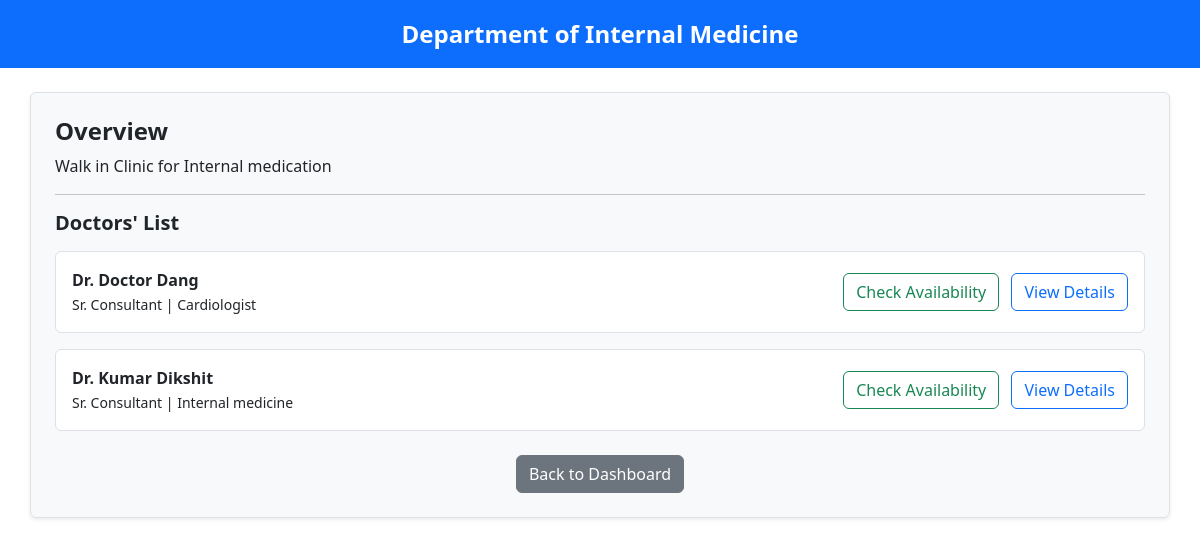
The app's page /department/1 (signed in) with its own data.
### application/models.py (models this page shows)
class Department(UserMixin, db.Model):
    id = db.Column(db.Integer(), primary_key = True)
    name = db.Column(db.String(), nullable = False, unique = True)
    description = db.Column(db.String(), nullable = False)
    doctor = db.relationship('Doctor', backref = 'department')

class Doctor(UserMixin, db.Model):
    id = db.Column(db.Integer(), primary_key = True)
    username = db.Column(db.String(), nullable = False, unique = True)
    password = db.Column(db.String(), nullable = False)
    name = db.Column(db.String(), nullable = False)
    qualification = db.Column(db.String(), nullable = False)
    experience = db.Column(db.Integer(), nullable = False)
    fee = db.Column(db.Integer(), nullable = False)
    flagged = db.Column(db.Integer(), nullable = False,default = 0)
    specialization = db.Column(db.String(), nullable = False)
    designation = db.Column(db.String(), nullable = False)
    registration_num = db.Column(db.String(), nullable = False)
    doctor_id = db.Column(db.Integer(), db.ForeignKey("user.id"), nullable = False)
    appointment = db.relationship('Appointment', backref = 'doctor')
    department_id = db.Column(db.Integer(), db.ForeignKey("department.id"), nullable = False)

### application/routes.py (the view)
@app.route('/department/<int:dep_id>')
@login_required
def department_details(dep_id):
    if current_user.user_role != 2:
        return render_template('patient_login.html', error="Access denied. Only patients can view departments.")
    department = Department.query.get_or_404(dep_id)
    doctors = Doctor.query.filter_by(department_id=dep_id).all()
    return render_template('department_details.html', department=department, doctors=doctors)

### templates/department_details.html (shortened to what this page needs)
<!DOCTYPE html>
<html lang="en">
<head>
  <link href="https://cdn.jsdelivr.net/npm/bootstrap@5.3.3/dist/css/bootstrap.min.css" rel="stylesheet">
</head>
<body>
  <div class="text-bg-primary p-3 text-center fs-4 fw-bold">
    Department of {{ department.name }}
  </div>
  <div class="container mt-4 mb-5 p-4 border rounded bg-light shadow-sm">
    <h4 class="fw-bold">Overview</h4>
    <p>{{ department.description }}</p>
    <hr>
    <h5 class="fw-bold mb-3">Doctors' List</h5>
    {% for doc in doctors %}
    <div class="d-flex justify-content-between align-items-center border rounded p-3 mb-3 bg-white">
      <div>
        <strong>Dr. {{ doc.name }}</strong><br>
        <small>{{ doc.designation }} | {{ doc.specialization }}</small>
      </div>
      <div>
        <a href="{{ url_for('doctor_availability', doctor_id=doc.id) }}" class="btn btn-outline-success me-2">
          Check Availability
        </a>
        <a href="#" class="btn btn-outline-primary">View Details</a>
      </div>
    </div>
    {% else %}
    <p>No doctors found for this department.</p>
    {% endfor %}
    <div class="text-center mt-4">
      <a href="{{ url_for('patient_dashboard') }}" class="btn btn-secondary">Back to Dashboard</a>
    </div>
  </div>
</body>
</html>

### records on screen
Department: name "Internal Medicine", description "Walk in Clinic for Internal medication"
Doctor: name "Doctor Dang", designation "Sr. Consultant", specialization "Cardiologist"
Doctor: name "Kumar Dikshit", designation "Sr. Consultant", specialization "Internal medicine"
